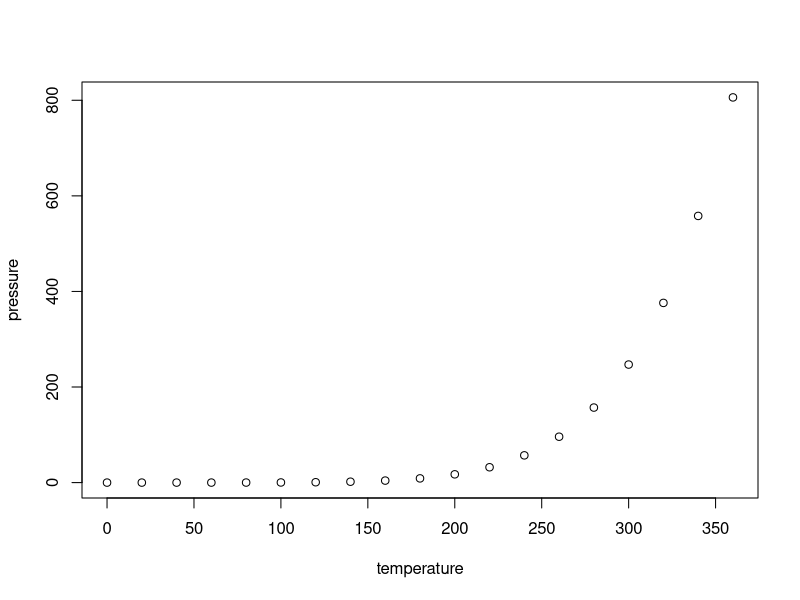
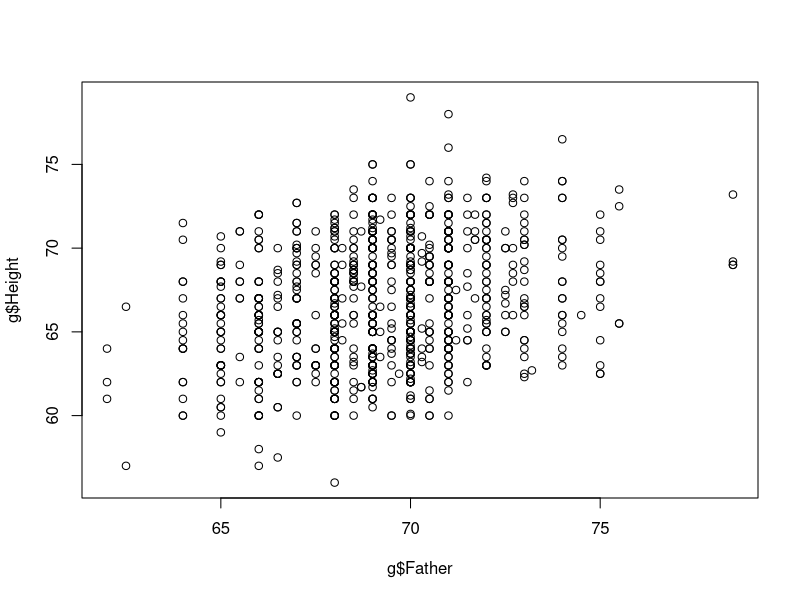

Recreate these plots in R, in order.
## ---- chunk 1
knitr::opts_chunk$set(echo = TRUE)
## ---- chunk 2
summary(cars)
## ---- chunk 3
plot(pressure)
## ---- chunk 4
# Set the path where data is present
#setwd("")
## ---- chunk 5
#7 sep 2019
# Predict chidrens height # 7% variances is explained by fathers height
x<- c(-4,-2,2,4,10)
y<- c(-2,4,2,6,8)
## ---- chunk 6
summary(lm(y~x))

## ---- chunk 7
#id<-"https://drive.google.com/file/d/0B0ELS_iT9i-2ckgzTkNVQUVWRWs/view"
#g<-read.csv(sprintf("galton.csv"))
g <- read.csv("galton.csv")
head(g)
## ---- chunk 8
lr1=lm(Height ~ Father, data = g)
summary(lr1)
## ---- chunk 9
plot(g$Father, g$Height)
## ---- chunk 10
summary(lm(formula=Height ~ Father, data=g))

## ---- chunk 11
gm=g[g$Gender=="M",] # subsetting and keeping male children data only
summary(lm(gm$Height~gm$Father))
## ---- chunk 12
gf=g[g$Gender=="F",] # subsetting and keeping female children data only
summary(lm(gf$Height~gf$Father))
## ---- chunk 13
#Combined gender differentiating model
summary(lm(data=g,formula=Height ~ Father+factor(Gender))) 
## ---- chunk 14
anova(lm(data=g,formula=Height ~ Father+factor(Gender)))
873.1/10642
873.1+10642
873.1/11515.1
## ---- chunk 15
#combined 
anova(lm(data=g,formula=Height ~ Father+factor(Gender)))
872.1+6002.6+4639.4
## ---- chunk 16

